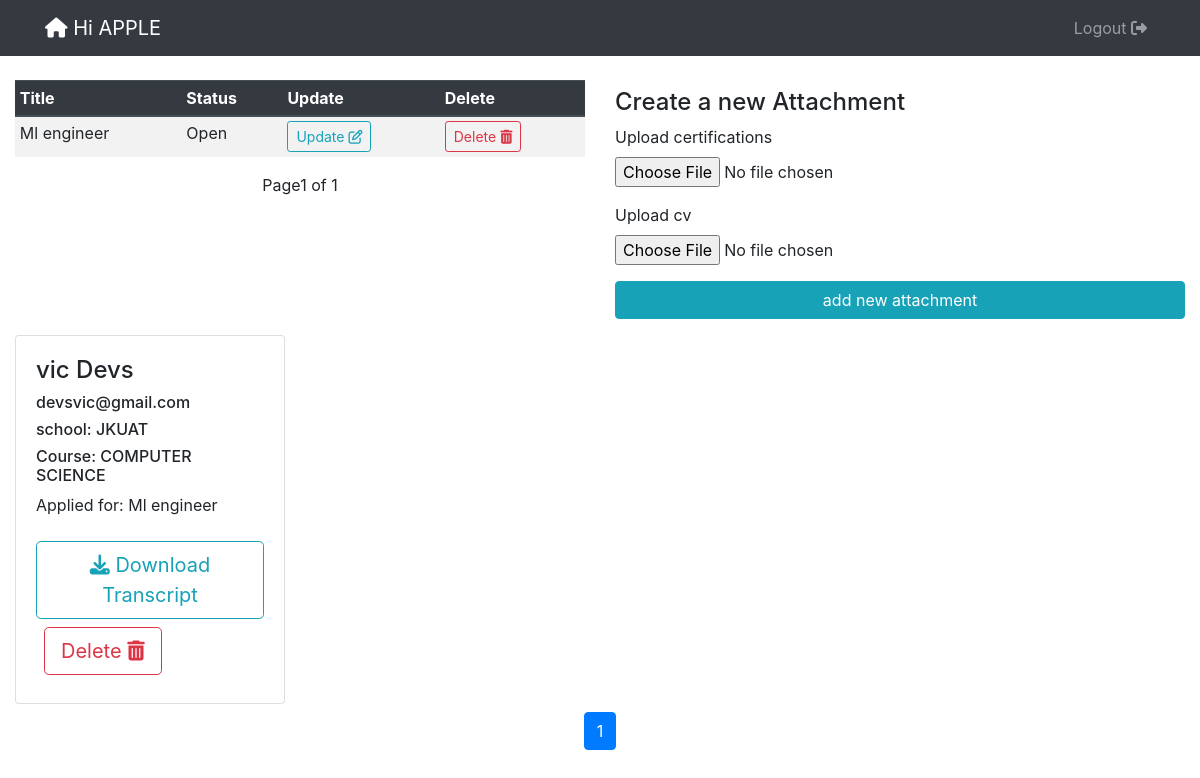
Before: /companies/16/ (signed in) with the older database file.
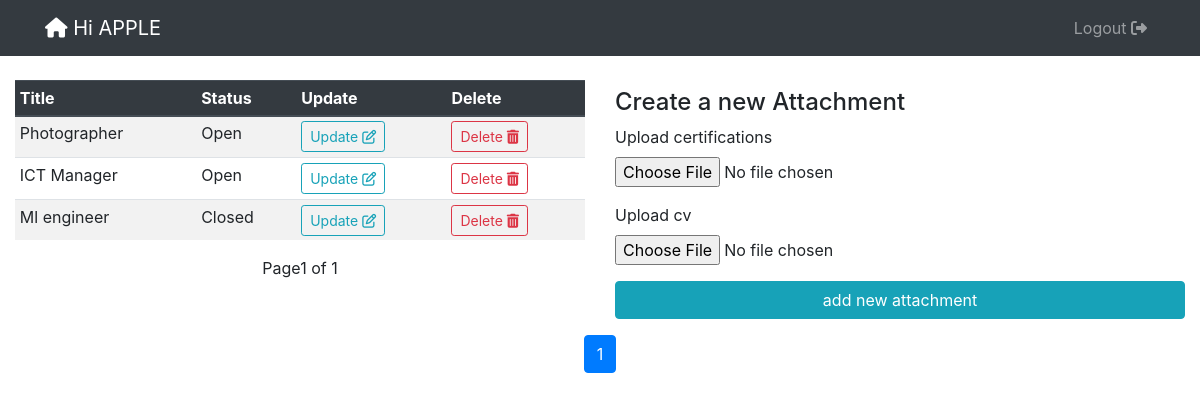
After: the same page with the newer database file.
### openings/models.py (models this page shows, shortened)
class User(AbstractUser):
    is_student = models.BooleanField(default=False)
    is_company = models.BooleanField(default=False)
    is_school = models.BooleanField(default=False)
    first_name = models.CharField(max_length=100)
    last_name = models.CharField(max_length=100)
    official_name = models.CharField(max_length=100, null=True, default="school")
    email = models.CharField(max_length=100, null=True)

class Jobs(models.Model):
    title = models.CharField(max_length=1000)
    required_skills = RichTextField()
    is_open = models.BooleanField(default=True)
    company = models.ForeignKey(Company, on_delete=models.CASCADE, default="Null",null=True)
    description = RichTextField(null=True)

class Application(models.Model):
    job = models.ForeignKey(Jobs, on_delete=models.CASCADE)
    company = models.ForeignKey(Company, on_delete=models.CASCADE, null=True)
    student = models.ForeignKey(Student, on_delete=models.CASCADE)

class Student(models.Model):
    user = models.OneToOneField(User, on_delete=models.CASCADE)
    school = models.ForeignKey(School, on_delete=models.CASCADE, null=True)
    course = models.CharField(max_length=100, null=True )
    transcript = models.FileField(upload_to=file_path,null=True)

class School(models.Model):
    user = models.OneToOneField(User, on_delete=models.CASCADE)
    reg_no = models.CharField(max_length=100, null=True, unique=True)
    def __str__(self):
        return self.user.username

### openings/views.py (the view, shortened to what this page needs)
# urls.py: path('companies/<str:id>/',  company, name="company"),
@login_required
def company(request, id):
    company = Company.objects.filter(id=request.user.company.id).first()
    job = Jobs.objects.filter(company=company).order_by('-id')
    applications = Application.objects.filter(company_id=request.user.company.id).order_by('-id')
    paginator = Paginator(applications, 4)
    page_number = request.GET.get('page')
    application_obj = paginator.get_page(page_number)
    page = request.GET.get('page', 1)
    paginator = Paginator(job, 15)
    try:
        jobs = paginator.page(page)
    except PageNotAnInteger:
        jobs = paginator.page(1)
    except EmptyPage:
        jobs = paginator.page(paginator.num_pages)
    form = JobForm()
    context = {
        'jobs':jobs,
        'company':company,
        'form':form,
        'application_obj':application_obj
    }
    return render(request, 'company.html', context)

### openings/forms.py
class JobForm(ModelForm):
    class Meta:
        model =  StudentCertifications
        fields = ('upload_certifications', 'upload_cv')

### templates/company.html (shortened to what this page needs)
{% extends 'base.html' %}
{% load crispy_forms_tags %}
{% block content %}
<header class="site-header">
  <nav class="navbar navbar-expand-md navbar-dark bg-dark ">
    <div class="container">
      <a class="navbar-brand mr-4" href=""><i class="fas fa-home"></i> Hi {{user.username}}</a>
      <div class="collapse navbar-collapse" id="navbarToggle">
        <div class="navbar-nav">
            <a class="nav-item nav-link" href="{% url 'logout' %}">Logout <i class="fas fa-sign-out-alt"></i> </a>
        </div>
      </div>
    </div>
  </nav>
</header>
<div class="container-fluid mt-4 mb-4">
    <div class="row">
        <div class="col-md-6">
            <div class="table-responsive">
                <table class="table table-sm table-striped table-hover">
                  <thead class=" thead-dark">
                    <tr>
                      <th scope="col">Title</th>
                      <th scope="col">Status
                      </th>
                      <th scope="col">Update</th>
                      <th scope="col">Delete</th>
                    </tr>
                  </thead>
                  <tbody>
                    {% for job in jobs %}
                      <tr>
                          <td>{{job.title}}</td>
                          {% if job.is_open == True %}
                            <td>Open</td>
                          {% else %}
                           <td>Closed</td>
                          {% endif %}
                          <td><a class="btn btn-outline-info btn-sm" href="{% url 'update_job' job.id %}">Update <i class="far fa-edit"> </i></a></td>
                          <td><a class="btn btn-outline-danger btn-sm" href="{% url 'delete_job' job.id %}">Delete <i class="fas fa-trash-alt"></i></a></td>
                          </tr>
                    {% endfor %}
                  </tbody>
                  </table>
                </div>
                    <div class="pagination align-items-center justify-content-center">
                      <span class="step-links">
                          <span class="current">
                               Page{{ jobs.number }} of {{ jobs.paginator.num_pages }}
                          </span>
                      </span>
                  </div>
        </div>
        <div class="col-md-6 mt-2 mb-2">
            <h4>Create a new Attachment</h4>
            <form action="" method="post">
                {{ form|crispy}}
                <input class="btn btn-info btn-block" type="submit" value="add new attachment">
            </form>
        </div>
    </div>
    <div class="row">
      {% for application in application_obj %}
      <div class="col-md-3 mt-2 mt-2">
        <div class="card">
          <div class="card-body">
            <h4 class="card-text">{{application.student.user.first_name}} {{application.student.user.last_name}}</h4>
            <h6 class="card-text">{{application.student.user.email}}</h6>
            <h6 class="card-text">school: {{application.student.school}}</h6>
            <h6 class="card-text">Course: {{application.student.course}}</h6>
            <p class="card-text">Applied for: {{application.job.title}}</p>
            <div>
              <a class="btn btn-lg btn-outline-info mt-2 mb-2" href="{{application.student.transcript.url}}" download><i class="fa fa-download"></i> Download Transcript</a>
              <a class="btn btn-outline-danger btn-lg ml-2 mb-2" href="{% url 'delete_application' application.id %}">Delete <i class="fas fa-trash-alt"></i></a>
            </div>
          </div>
        </div>
      </div>
      {% endfor %}
    </div>
<div class="mt-2 mb-2">
  <nav class="d-flex justify-content-center wow fadeIn">
    <ul class="pagination pg-blue">
        <li class="page-item active">
          <a class="page-link" >{{ application_obj.number }}
          </a>
        </li>
    </ul>
  </nav>
</div>
</div>
{% endblock %}

### templates/base.html (shortened to what this page needs)
{% load static %}
<!DOCTYPE html>
<html lang="en">
<head>
    <link rel="stylesheet" href="https://stackpath.bootstrapcdn.com/bootstrap/4.4.1/css/bootstrap.min.css"
>
    <link rel="stylesheet" href="https://stackpath.bootstrapcdn.com/font-awesome/4.7.0/css/font-awesome.min.css">
    <link rel="stylesheet" href="https://use.fontawesome.com/releases/v5.6.1/css/all.css">
</head>
<body>
    {% block content %}
    {% endblock %}
    </body>
    </html>

Changed rows visible on the page:
removed Application: student.user.first_name "vic", student.user.last_name "Devs", student.user.email "devsvic@gmail.com", student.school "JKUAT", student.course "COMPUTER SCIENCE", job "Ml engineer"
added Jobs: title "Photographer", is_open "Open"
added Jobs: title "ICT Manager", is_open "Open"
changed Jobs "Ml engineer": is_open "Open" → "Closed"
